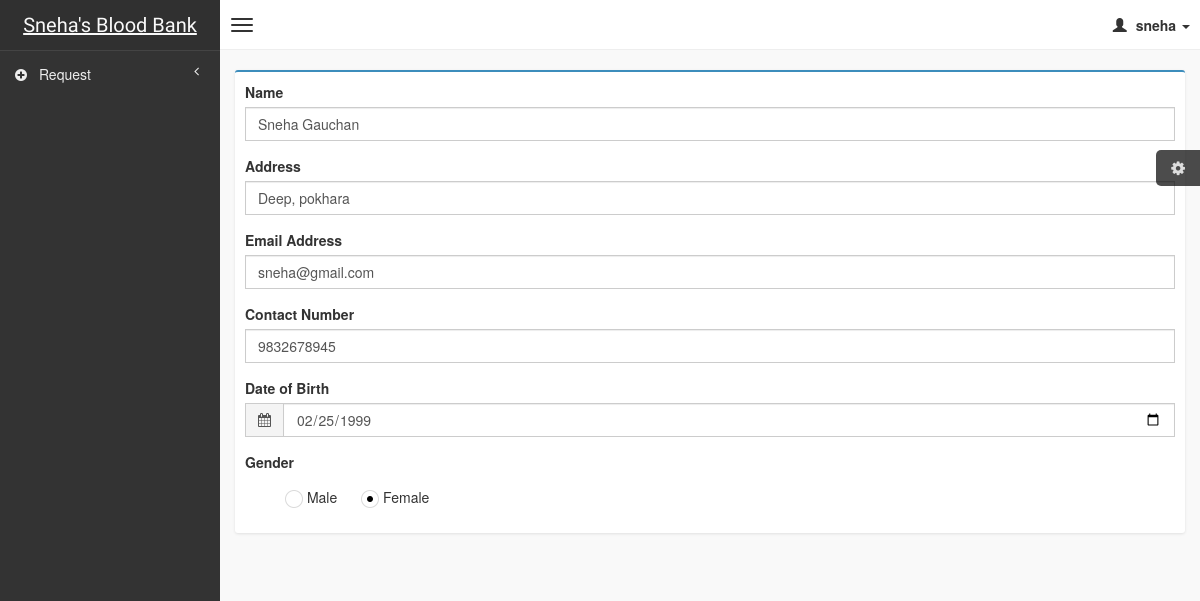
Page /user/user_profile.php (signed in) on the committed database.
### tables this page shows
CREATE TABLE `registers` (
  `id` int(11) NOT NULL,
  `name` varchar(255) NOT NULL,
  `address` varchar(255) NOT NULL,
  `email` varchar(255) NOT NULL,
  `contact` varchar(255) NOT NULL,
  `date_of_birth` date NOT NULL,
  `gender` varchar(255) NOT NULL,
  `username` varchar(255) NOT NULL,
  `user_type` varchar(255) NOT NULL,
  `password` varchar(255) NOT NULL
);

### user/user_profile.php (the view, shortened to what this page needs)
<?php
include'../script/script.php';
include'header.php';
include'sidebar.php';
?>
                <aside class="right-side">
                <section class="content">
                    <div class="row">
                        <div class="col-xs-12">
                            <div class="box box-primary">
                                <form role="form" method="POST">
                                    <div class="box-body">
                                        <?php
                                        $user_id =$_SESSION['login'];
                                        $users_profile =$connection->prepare('SELECT * FROM registers WHERE username=:username');
                                        $users_profile->execute(['username'=> $user_id]);
                                        foreach ($users_profile as $profile) {
                                        ?>
                                        <div class="form-group">
                                        <label for="name">Name</label>
                                            <input type="name" name="new_name" class="form-control" id="name" value="<?php echo $profile['name']?>"required>
                                        </div>
                                        <div class="form-group">
                                            <label for="address">Address</label>
                                            <input type="address" name="new_address" class="form-control" id="address" value="<?php echo $profile['address']?>"required>
                                        </div>
                                         <div class="form-group">
                                            <label for="email">Email Address</label>
                                            <input type="email" name="new_email" class="form-control" id="email" value="<?php echo $profile['email']?>"required>
                                        </div>
                                         <div class="form-group">
                                            <label for="contact">Contact Number</label>
                                            <input type="contact" name="new_contact" class="form-control" id="contact" value="<?php echo $profile['contact']?>"required>
                                        </div>
                                        <div class="form-group">
                                        <label>Date of Birth</label>
                                        <div class="input-group">
                                            <div class="input-group-addon">
                                                <i class="fa fa-calendar"></i>
                                            </div>
                                            <input type="Date" name="new_date_of_birth" class="form-control" value="<?php echo $profile['date_of_birth']?>" required>
                                        </div>
                                    </div>
                                         <div class="form-group">
                                            <label>Gender</label>
                                            <div  class="radio">
                                                <label>
                                                    Male
                                                </label>
                                                <label>
                                                    Female
                                                </label>
                                            </div>
                                        </div>
                                    </div>
                                <?php }?>
                                </form>
                            </div>
                        </div>
                    </div>
                </section>
            </aside>

### css/AdminLTE.css (style rules this page uses)
html, body { overflow-x: hidden!important; font-family: 'Source Sans Pro', sans-serif; -webkit-font-smoothing: antialiased; min-height: 100%; background: #f9f9f9; }
.right-side, .left-side { min-height: 100%; display: block; }
.right-side { background-color: #f9f9f9; margin-left: 220px; }
.content { padding: 20px 15px; background: #f9f9f9; }
.form-control { -webkit-border-radius: 0px !important; -moz-border-radius: 0px !important; border-radius: 0px !important; box-shadow: none; }
.input-group .input-group-addon { border-radius: 0; background-color: #f4f4f4; }
.checkbox, .radio { padding-left: 0; }
.box { position: relative; background: #ffffff; border-top: 2px solid #c1c1c1; margin-bottom: 20px; -webkit-border-radius: 3px; -moz-border-radius: 3px; border-radius: 3px; width: 100%; box-shadow: 0px 1px 3px rgba(0, 0, 0, 0.1); }
.box.box-primary { border-top-color: #3c8dbc; }
.box .box-body { padding: 10px; -webkit-border-top-left-radius: 0; -webkit-border-top-right-radius: 0; -webkit-border-bottom-right-radius: 3px; -webkit-border-bottom-left-radius: 3px; -moz-border-radius-topleft: 0; -moz-border-radius-topright: 0; -moz-border-radius-bottomright: 3px; -moz-border-radius-bottomleft: 3px; border-top-left-radius: 0; border-top-right-radius: 0; border-bottom-right-radius: 3px; border-bottom-left-radius: 3px; }

### rows in the picture
registers: new_name "Sneha Gauchan", new_address "Deep, pokhara", new_email "sneha@gmail.com", new_contact "9832678945", new_date_of_birth "02/25/1999"

### other values in the picture
$_SESSION['login'] "sneha"
